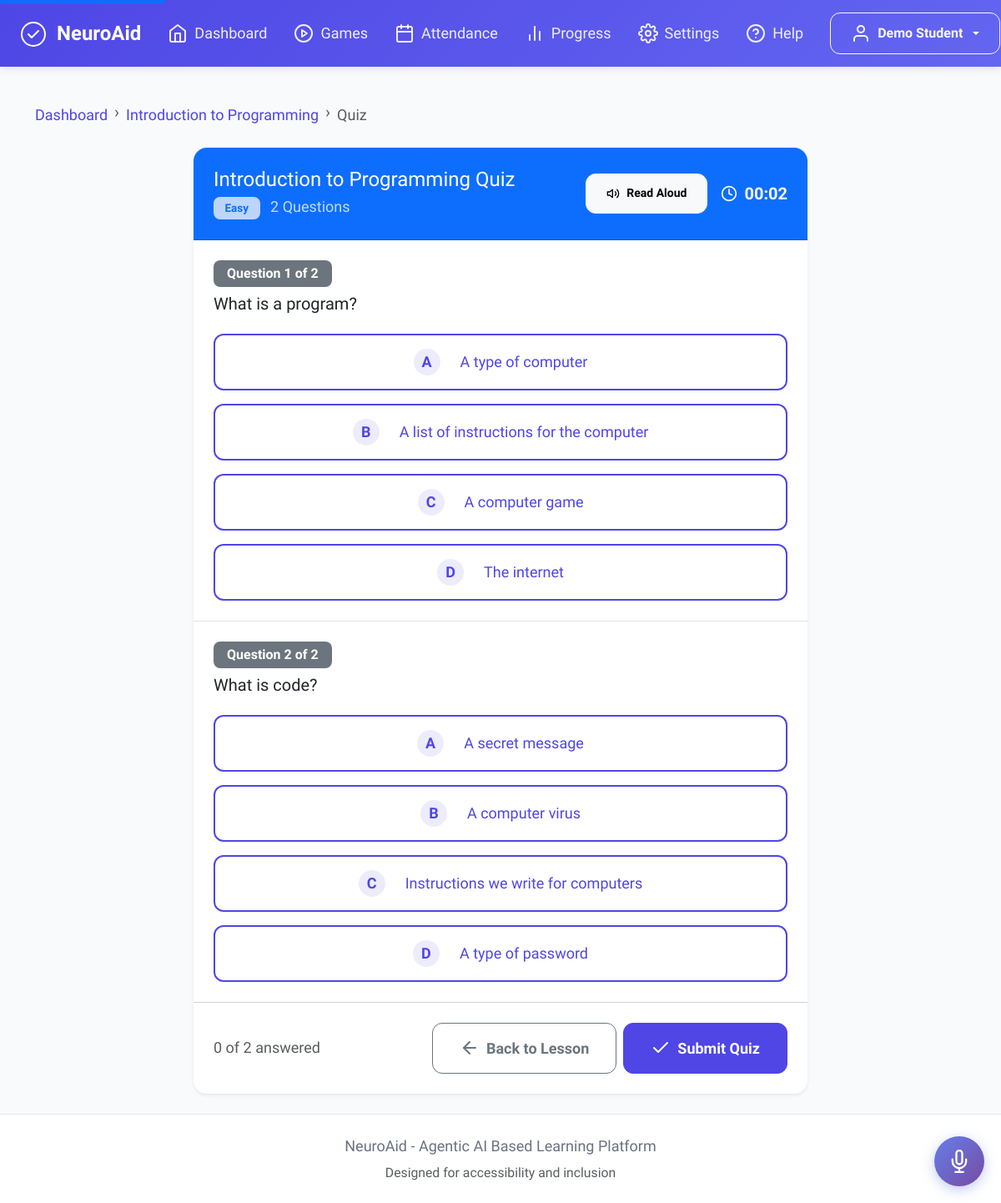
Screenshot of /quiz/1 (signed in) with the database file from the repository.
### models.py (models this page shows, shortened)
class Student(UserMixin, db.Model):
    __tablename__ = 'students'
    id = db.Column(db.Integer, primary_key=True)
    student_id = db.Column(db.String(20), unique=True, nullable=False)
    name = db.Column(db.String(100), nullable=False)
    email = db.Column(db.String(120), unique=True, nullable=True)
    password_hash = db.Column(db.String(256), nullable=True)
    current_difficulty = db.Column(db.String(20), default='easy')
    preferred_mode = db.Column(db.String(20), default='text')
    audio_enabled = db.Column(db.Boolean, default=False)
    sign_language_enabled = db.Column(db.Boolean, default=False)
    emotion_detection_enabled = db.Column(db.Boolean, default=False)
    font_size = db.Column(db.Integer, default=18)
    high_contrast = db.Column(db.Boolean, default=False)
    reduce_motion = db.Column(db.Boolean, default=False)
    total_lessons_completed = db.Column(db.Integer, default=0)
    total_quizzes_taken = db.Column(db.Integer, default=0)
    average_score = db.Column(db.Float, default=0.0)
    streak_days = db.Column(db.Integer, default=0)
    last_active = db.Column(db.DateTime, default=datetime.utcnow)
    created_at = db.Column(db.DateTime, default=datetime.utcnow)
    total_coins = db.Column(db.Integer, default=0)
    total_stars = db.Column(db.Integer, default=0)
    games_unlocked = db.Column(db.Boolean, default=False)
    learning_style = db.Column(db.String(50), default='visual')
    special_needs_type = db.Column(db.String(50), nullable=True)
    focus_duration_avg = db.Column(db.Integer, default=0)
    reading_speed_wpm = db.Column(db.Integer, default=0)
    quiz_results = db.relationship('QuizResult', backref='student', lazy=True)
    lesson_progress = db.relationship('LessonProgress', backref='student', lazy=True)
    game_sessions = db.relationship('GameSession', backref='student', lazy=True)
    game_rewards = db.relationship('GameReward', backref='student', lazy=True)
    attendance_records = db.relationship('AttendanceRecord', backref='student', lazy=True)

class Lesson(db.Model):
    __tablename__ = 'lessons'
    id = db.Column(db.Integer, primary_key=True)
    title = db.Column(db.String(200), nullable=False)
    description = db.Column(db.Text, nullable=True)
    subject = db.Column(db.String(50), nullable=False)
    category = db.Column(db.String(50), default='general')
    content_easy = db.Column(db.Text, nullable=False)
    content_medium = db.Column(db.Text, nullable=False)
    content_advanced = db.Column(db.Text, nullable=False)
    estimated_time = db.Column(db.Integer, default=10)
    order_index = db.Column(db.Integer, default=0)
    difficulty_tier = db.Column(db.String(20), default='beginner')
    is_active = db.Column(db.Boolean, default=True)
    created_at = db.Column(db.DateTime, default=datetime.utcnow)
    quizzes = db.relationship('Quiz', backref='lesson', lazy=True)
    progress = db.relationship('LessonProgress', backref='lesson', lazy=True)

class Quiz(db.Model):
    __tablename__ = 'quizzes'
    id = db.Column(db.Integer, primary_key=True)
    lesson_id = db.Column(db.Integer, db.ForeignKey('lessons.id'), nullable=False)
    difficulty = db.Column(db.String(20), nullable=False)
    created_at = db.Column(db.DateTime, default=datetime.utcnow)
    questions = db.relationship('QuizQuestion', backref='quiz', lazy=True)

class QuizQuestion(db.Model):
    __tablename__ = 'quiz_questions'
    id = db.Column(db.Integer, primary_key=True)
    quiz_id = db.Column(db.Integer, db.ForeignKey('quizzes.id'), nullable=False)
    question_text = db.Column(db.Text, nullable=False)
    option_a = db.Column(db.String(500), nullable=False)
    option_b = db.Column(db.String(500), nullable=False)
    option_c = db.Column(db.String(500), nullable=False)
    option_d = db.Column(db.String(500), nullable=False)
    correct_answer = db.Column(db.String(1), nullable=False)
    explanation = db.Column(db.Text, nullable=True)
    order_index = db.Column(db.Integer, default=0)

### routes.py (the view)
@app.route('/quiz/<int:quiz_id>')
@login_required
def take_quiz(quiz_id):
    quiz = Quiz.query.get_or_404(quiz_id)
    questions = QuizQuestion.query.filter_by(quiz_id=quiz_id).order_by(QuizQuestion.order_index).all()
    if not questions:
        flash('This quiz has no questions yet.', 'warning')
        return redirect(url_for('dashboard'))
    activity = ActivityLog(
        student_id=current_user.id,
        activity_type='quiz_start',
        details=f'Started quiz for lesson {quiz.lesson_id}'
    )
    db.session.add(activity)
    db.session.commit()
    session['quiz_start_time'] = datetime.utcnow().timestamp()
    return render_template('quiz.html',
        quiz=quiz,
        questions=questions,
        lesson=quiz.lesson,
        total_questions=len(questions),
        voice_commands=get_voice_commands()
    )

### templates/quiz.html (shortened to what this page needs)
{% extends "base.html" %}
{% block content %}
<div class="container py-4">
    <nav aria-label="breadcrumb" class="mb-4">
        <ol class="breadcrumb">
            <li class="breadcrumb-item"><a href="{{ url_for('dashboard') }}">Dashboard</a></li>
            <li class="breadcrumb-item"><a href="{{ url_for('lesson', lesson_id=lesson.id) }}">{{ lesson.title }}</a></li>
            <li class="breadcrumb-item active" aria-current="page">Quiz</li>
        </ol>
    </nav>
    <div class="row justify-content-center">
        <div class="col-12 col-lg-9 col-xl-8">
            <div class="card border-0 shadow-sm">
                <div class="card-header bg-primary text-white p-4">
                    <div class="d-flex justify-content-between align-items-center">
                        <div>
                            <h1 class="h4 mb-1">{{ lesson.title }} Quiz</h1>
                            <p class="mb-0 opacity-75">
                                <span class="badge bg-light text-primary">{{ quiz.difficulty | capitalize }}</span>
                                <span class="ms-2">{{ total_questions }} Questions</span>
                            </p>
                        </div>
                        <div class="text-end d-flex align-items-center gap-3">
                            <button type="button" class="btn btn-light btn-sm" onclick="readQuizAloud()" title="Read quiz aloud">
                                <i data-feather="volume-2" aria-hidden="true" style="width: 16px; height: 16px;"></i>
                                Read Aloud
                            </button>
                            <div class="quiz-timer" id="quizTimer">
                                <i data-feather="clock" aria-hidden="true" style="width: 20px; height: 20px;"></i>
                                <span id="timerDisplay">00:00</span>
                            </div>
                        </div>
                    </div>
                </div>
                <form action="{{ url_for('submit_quiz', quiz_id=quiz.id) }}" method="POST" id="quizForm">
                    <div class="card-body p-0">
                        {% for question in questions %}
                        <div class="quiz-question p-4 {% if not loop.first %}border-top{% endif %}"
                             id="question{{ loop.index }}"
                             data-question="{{ loop.index }}">
                            <div class="question-header mb-4">
                                <span class="badge bg-secondary fs-6 mb-2">
                                    Question {{ loop.index }} of {{ total_questions }}
                                </span>
                                <h2 class="h5 mb-0">{{ question.question_text }}</h2>
                            </div>
                            <div class="options-list" role="radiogroup"
                                 aria-label="Options for question {{ loop.index }}">
                                <div class="option-item mb-3">
                                    <label class="btn btn-outline-primary btn-lg w-100 text-start p-3"
                                           for="q{{ question.id }}_a">
                                        <span class="option-letter me-3">A</span>
                                        <span class="option-text">{{ question.option_a }}</span>
                                    </label>
                                </div>
                                <div class="option-item mb-3">
                                    <label class="btn btn-outline-primary btn-lg w-100 text-start p-3"
                                           for="q{{ question.id }}_b">
                                        <span class="option-letter me-3">B</span>
                                        <span class="option-text">{{ question.option_b }}</span>
                                    </label>
                                </div>
                                <div class="option-item mb-3">
                                    <label class="btn btn-outline-primary btn-lg w-100 text-start p-3"
                                           for="q{{ question.id }}_c">
                                        <span class="option-letter me-3">C</span>
                                        <span class="option-text">{{ question.option_c }}</span>
                                    </label>
                                </div>
                                <div class="option-item">
                                    <label class="btn btn-outline-primary btn-lg w-100 text-start p-3"
                                           for="q{{ question.id }}_d">
                                        <span class="option-letter me-3">D</span>
                                        <span class="option-text">{{ question.option_d }}</span>
                                    </label>
                                </div>
                            </div>
                        </div>
                        {% endfor %}
                    </div>
                    <div class="card-footer bg-transparent p-4">
                        <div class="d-flex flex-wrap justify-content-between align-items-center gap-3">
                            <div class="progress-indicator">
                                <span class="text-muted" id="progressText">0 of {{ total_questions }} answered</span>
                            </div>
                            <div class="action-buttons d-flex gap-2">
                                <a href="{{ url_for('lesson', lesson_id=lesson.id) }}"
                                   class="btn btn-outline-secondary btn-lg">
                                    <i data-feather="arrow-left" aria-hidden="true"></i>
                                    Back to Lesson
                                </a>
                                <button type="submit" class="btn btn-primary btn-lg" id="submitQuizBtn">
                                    <i data-feather="check" aria-hidden="true"></i>
                                    Submit Quiz
                                </button>
                            </div>
                        </div>
                    </div>
                </form>
            </div>
        </div>
    </div>
</div>
{% endblock %}

### templates/base.html (shortened to what this page needs)
<!DOCTYPE html>
<html lang="en">
<head>
    <link href="https://cdn.jsdelivr.net/npm/bootstrap@5.3.2/dist/css/bootstrap.min.css" rel="stylesheet">
    <link rel="stylesheet" href="https://cdn.jsdelivr.net/npm/feather-icons/dist/feather.min.css">
    <link rel="stylesheet" href="{{ url_for('static', filename='css/style.css') }}">
    <link rel="stylesheet" href="{{ url_for('static', filename='css/accessibility.css') }}">
</head>
<body class="{% if current_user.is_authenticated and current_user.high_contrast %}high-contrast{% endif %}">
    <a href="#main-content" class="skip-link">Skip to main content</a>
    {% if current_user.is_authenticated %}
    <nav class="navbar navbar-expand-lg fixed-top" role="navigation" aria-label="Main navigation">
        <div class="container-fluid px-4">
            <a class="navbar-brand" href="{{ url_for('dashboard') }}">
                <span class="brand-icon" aria-hidden="true">
                    <svg width="32" height="32" viewBox="0 0 32 32" fill="none" xmlns="http://www.w3.org/2000/svg">
                        <circle cx="16" cy="16" r="14" stroke="currentColor" stroke-width="2"/>
                        <path d="M10 16L14 20L22 12" stroke="currentColor" stroke-width="2" stroke-linecap="round" stroke-linejoin="round"/>
                    </svg>
                </span>
                <span class="brand-text">NeuroAid</span>
            </a>
            <div class="collapse navbar-collapse" id="navbarNav">
                <ul class="navbar-nav me-auto mb-2 mb-lg-0">
                    <li class="nav-item">
                        <a class="nav-link {% if request.endpoint == 'dashboard' %}active{% endif %}"
                           href="{{ url_for('dashboard') }}" aria-current="{% if request.endpoint == 'dashboard' %}page{% endif %}">
                            <i data-feather="home" aria-hidden="true"></i>
                            <span>Dashboard</span>
                        </a>
                    </li>
                    <li class="nav-item">
                        <a class="nav-link {% if request.endpoint == 'games' or request.endpoint == 'play_game' %}active{% endif %}"
                           href="{{ url_for('games') }}">
                            <i data-feather="play-circle" aria-hidden="true"></i>
                            <span>Games</span>
                        </a>
                    </li>
                    <li class="nav-item">
                        <a class="nav-link {% if request.endpoint == 'attendance' %}active{% endif %}"
                           href="{{ url_for('attendance') }}">
                            <i data-feather="calendar" aria-hidden="true"></i>
                            <span>Attendance</span>
                        </a>
                    </li>
                    <li class="nav-item">
                        <a class="nav-link {% if request.endpoint == 'progress' %}active{% endif %}"
                           href="{{ url_for('progress') }}">
                            <i data-feather="bar-chart-2" aria-hidden="true"></i>
                            <span>Progress</span>
                        </a>
                    </li>
                    <li class="nav-item">
                        <a class="nav-link {% if request.endpoint == 'settings' %}active{% endif %}"
                           href="{{ url_for('settings') }}">
                            <i data-feather="settings" aria-hidden="true"></i>
                            <span>Settings</span>
                        </a>
                    </li>
                    <li class="nav-item">
                        <a class="nav-link {% if request.endpoint == 'help_page' %}active{% endif %}"
                           href="{{ url_for('help_page') }}">
                            <i data-feather="help-circle" aria-hidden="true"></i>
                            <span>Help</span>
                        </a>
                    </li>
                </ul>
                <div class="d-flex align-items-center gap-3">
                    <div class="dropdown">
                        <button class="btn btn-outline-light dropdown-toggle user-menu" type="button"
                                id="userMenuButton" data-bs-toggle="dropdown" aria-expanded="false">
                            <i data-feather="user" aria-hidden="true"></i>
                            <span class="d-none d-sm-inline">{{ current_user.name }}</span>
                        </button>
                    </div>
                </div>
            </div>
        </div>
    </nav>
    {% endif %}
    <main id="main-content" class="{% if current_user.is_authenticated %}with-navbar{% endif %}">
        {% block content %}{% endblock %}
    </main>
    {% if current_user.is_authenticated %}
    <footer class="footer mt-auto py-4">
        <div class="container text-center">
            <p class="mb-1">NeuroAid - Agentic AI Based Learning Platform</p>
            <p class="text-muted small mb-0">Designed for accessibility and inclusion</p>
        </div>
    </footer>
    {% endif %}
</body>
</html>

### rows the page displays
Student: name "Demo Student"
Lesson: title "Introduction to Programming"
Quiz: difficulty "Easy"
QuizQuestion: total_questions "2", question_text "What is a program?", option_a "A type of computer", option_b "A list of instructions for the computer", option_c "A computer game", option_d "The internet"
QuizQuestion: id "2", question_text "What is code?", option_a "A secret message", option_b "A computer virus", option_c "Instructions we write for computers", option_d "A type of password"

### other values shown
{{ total_questions }} "2"
